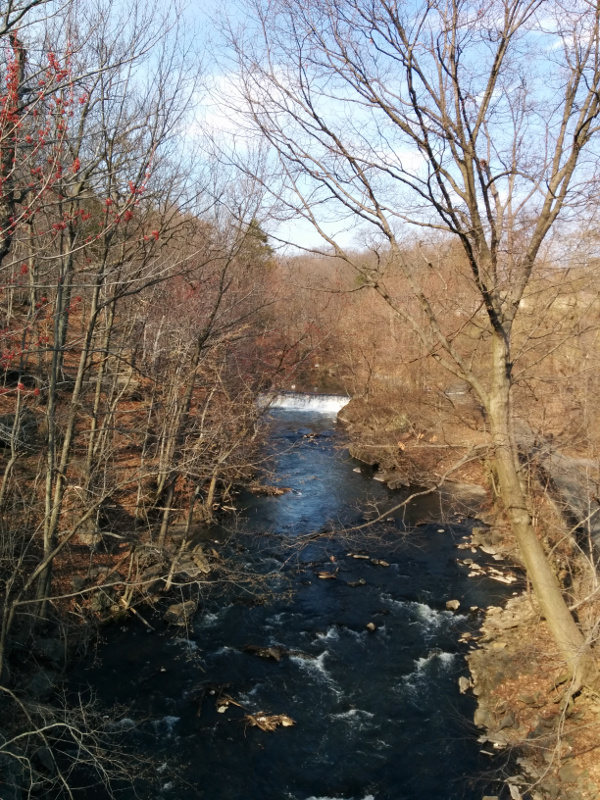
#> input picture perceptron/tree.jpg, 600 x 800 px
$ jupyter execute Clustering.ipynb   (older library calls are emulated)
#> lines starting #> are read from the running program, lines starting #| are printed output that depends on the picture
# Clustering
Clustering, or cluster analysis, is the task of grouping observations
so that members of the same group, or cluster, are more similar to
each other by some metric than they are to members of other clusters.

##### Use Cases
* Social Networks - to identify communities and suggest missing connections
  between people
* Biology - to find groups of genes with similar expression patters
* Recommendation Systems - to identify products or media that might
  appeal to a user
* Marketing - to find segments of similar consumers

## K-Means
K-means is a popular algorithm for analysing clusters due to its
speed and scalability. It works by **Moving the centers of clusers**
to the mean position and then **re-assigning instances** to clusters
with the **closest centroids**.

_*K*_ is a hyperparameter that specifies the number of clusters
that should be created. K-means automatically assigns observations
to the clusters but cannot determine the appropriate number of
clusters. It must be a positive integer and is less than the number
of instance in the training set.

In *K-means*, parameters are the positions of clusters' centroids
and the observations that are assigned to each cluster. Optimal
values are found by minimizing a cost function.

_*Cost Function for K-Means*_:
$J = \sum_{k=1}^K \sum_{i\ element of\ C_k} ||x_i - \mu_k||^2$

###### Cost Function
* Sums the distoritions of the clusters
* Cluster distorition, sum of squared distances between
  its centroid and corresponding instances
* Distorion is large for small compact clusters and vice versa
* Parameters that minimize the cost function are learned through:
  * Assigning observations to clusters
  * Moving the clusters
* Minimizing the cost function:
  1. Clusters' centroids are initialized by randomly selecting instances
  2. Assigns obersvations to closest cluster
  3. Moving centroids to their assigned observation' mean location

##### Selecting k Using Elbow Method
* Predits the optimal number of clusters
* Elbow method plots value of cost function:
  * Produced by different values of k
* When k increases:
  * Average distortion decreases
  * Each cluster will have fewer consituent instances
  * Instances will be closer to their respective centroids
  * Improvements to the average dispersion declines
* Elbow -
  * The value of k at which the improvement to the dispersion
    declines the most

[cell 1]
# Selecting k with the elbow method
# First: Make some data
import numpy as np
import matplotlib.pyplot as plt

c1x = np.random.uniform(0.5, 1.5, (1, 10))
c1y = np.random.uniform(0.5, 1.5, (1, 10))
c2x = np.random.uniform(3.5, 4.5, (1, 10))
c2y = np.random.uniform(3.5, 4.5, (1, 10))
x = np.hstack((c1x, c2x))
y = np.hstack((c1y, c2y))
plt.scatter(x, y)
plt.xticks(np.arange(0, 6, 1))
plt.yticks(np.arange(0, 6, 1))
plt.title('Instances')
plt.show()
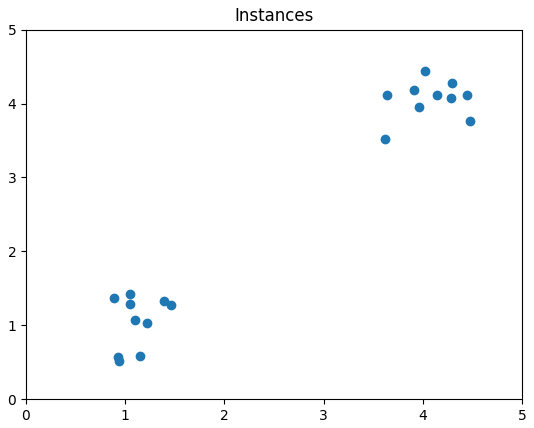
#> figure drawn by matplotlib, 1 panel

[cell 2]
# Calculate and plot the mean dispersion of the clusters for
# each value of k from 1 to 10
from sklearn.cluster import KMeans
from scipy.spatial.distance import cdist

# Same data as visualised above
c1x = np.random.uniform(0.5, 1.5, (1, 10))
c1y = np.random.uniform(0.5, 1.5, (1, 10))
c2x = np.random.uniform(3.5, 4.5, (1, 10))
c2y = np.random.uniform(3.5, 4.5, (1, 10))
x = np.hstack((c1x, c2x))
y = np.hstack((c1y, c2y))
X = np.vstack((x, y)).T

# Calculate mean dispersion and plot the graph
K = range(1, 10)
meanDispersions = []
for k in K:
    kmeans = KMeans(n_clusters=k)
    kmeans.fit(X)
    meanDispersions.append(sum(np.min(cdist(X,kmeans.cluster_centers_,'euclidean'),axis=1))/X.shape[0])
plt.plot(K, meanDispersions, 'bx-')
plt.xlabel('k')
plt.ylabel('Average Dispersion')
plt.title('Selecting k with the Elbow Method')
plt.show()
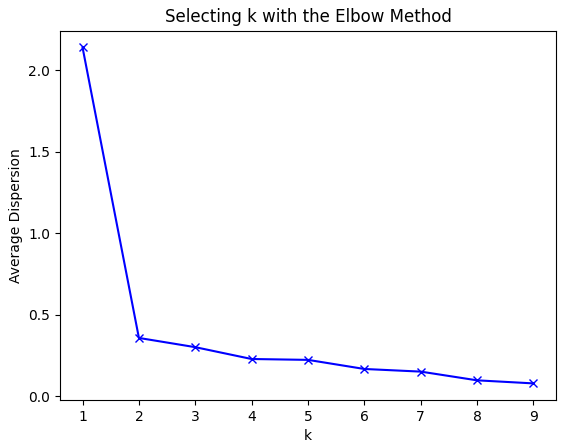
#> figure drawn by matplotlib, 1 panel

[cell 3]
# Now creating data with 3 clusters
import numpy as np
import matplotlib.pyplot as plt

c1x = np.random.uniform(0.5, 1.5, (1, 10))
c1y = np.random.uniform(0.5, 1.5, (1, 10))
c2x = np.random.uniform(3.5, 4.5, (1, 10))
c2y = np.random.uniform(3.5, 4.5, (1, 10))
c3x = np.random.uniform(2.0, 3.0, (1, 10))
c3y = np.random.uniform(2.0, 3.0, (1, 10))
x = np.hstack((c1x, c2x, c3x))
y = np.hstack((c1y, c2y, c3y))
plt.scatter(x, y)
plt.xticks(np.arange(0, 6, 1))
plt.yticks(np.arange(0, 6, 1))
plt.title('Instances')
plt.show()

[cell 4]
# Calculating the Elbow plot with 3 clusters
import numpy as np
from sklearn.cluster import KMeans
from scipy.spatial.distance import cdist
import matplotlib.pyplot as plt

# Same data as above
c1x = np.random.uniform(0.5, 1.5, (1, 10))
c1y = np.random.uniform(0.5, 1.5, (1, 10))
c2x = np.random.uniform(3.5, 4.5, (1, 10))
c2y = np.random.uniform(3.5, 4.5, (1, 10))
c3x = np.random.uniform(2.0, 3.0, (1, 10))
c3y = np.random.uniform(2.0, 3.0, (1, 10))
x = np.hstack((c1x, c2x, c3x))
y = np.hstack((c1y, c2y, c3y))
X = np.vstack((x, y)).T

# Calulate mean dispersion and plot
# Notice difference in the elbow graph
# k = 3 is now effective
K = range(1, 10)
meanDispersions = []
for k in K:
    kmeans = KMeans(n_clusters=k)
    kmeans.fit(X)
    meanDispersions.append(sum(np.min(cdist(X,kmeans.cluster_centers_,'euclidean'),axis=1))/X.shape[0])
plt.plot(K, meanDispersions, 'bx-')
plt.xlabel('k')
plt.ylabel('Average Dispersion')
plt.title('Selecting k with the Elbow Method')
plt.show()
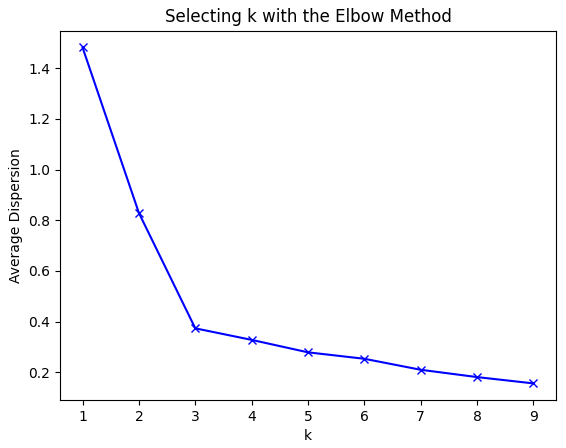
#> figure drawn by matplotlib, 1 panel

# Evaluating Clusters
### K-means Performance Measure - Silhoutte Coefficient
* K-means is an unsupervised learning algorithm
  * No labels or ground truth
* Intrinsic measures can be used
* Silhoutte Coefficient - measure of compactness and sparation of clusters
  * Increases with quality of cluster
  * Large for small compact clusters and vice versa
  * Calculated as the mean of the individual samples' scores
  * $s = \frac{ba}{max(a,b)}$

[cell 5]
# Runs k-means 4 times to create 2,3,4, and 8 clusters from
# toy dataset and calculates a silhoutte coefficient for
# each run.
import numpy as np
from sklearn.cluster import KMeans
from sklearn import metrics
import matplotlib.pyplot as plt

fig = plt.figure(figsize=(7,7))
plt.subplot(3, 2, 1)
x1 = np.array([1, 2, 3, 1, 5, 6, 5, 5, 6, 7, 8, 9, 7, 9])
x2 = np.array([1, 3, 2, 2, 8, 6, 7, 6, 7, 1, 2, 1, 1, 3])
X = np.array(list(zip(x1, x2))).reshape(len(x1), 2)

plt.xlim([0, 10])
plt.ylim([0, 10])
plt.title('Instances')
plt.scatter(x1, x2)
colors = ['b', 'g', 'r', 'c', 'm', 'y', 'k', 'b']
markers = ['o', 's', 'D', 'v', '^', 'p', '*', '+']
tests = [2, 3, 4, 5, 8]
subplot_counter = 1
for t in tests:
    subplot_counter += 1
    plt.subplot(3, 2, subplot_counter)
    kmeans_model = KMeans(n_clusters=t).fit(X)
    for i, l in enumerate(kmeans_model.labels_):
        plt.plot(x1[i], x2[i], color=colors[l], marker=markers[l], ls='None')
    plt.xlim([0, 10])
    plt.ylim([0, 10])
    plt.xticks(np.arange(0, 12, 2))
    plt.yticks(np.arange(0, 12, 2))
    plt.title('K = %s, Silhouette Coefficient = %.03f' % (
        t, metrics.silhouette_score(X, kmeans_model.labels_, metric='euclidean')))
    plt.tight_layout()
plt.show()
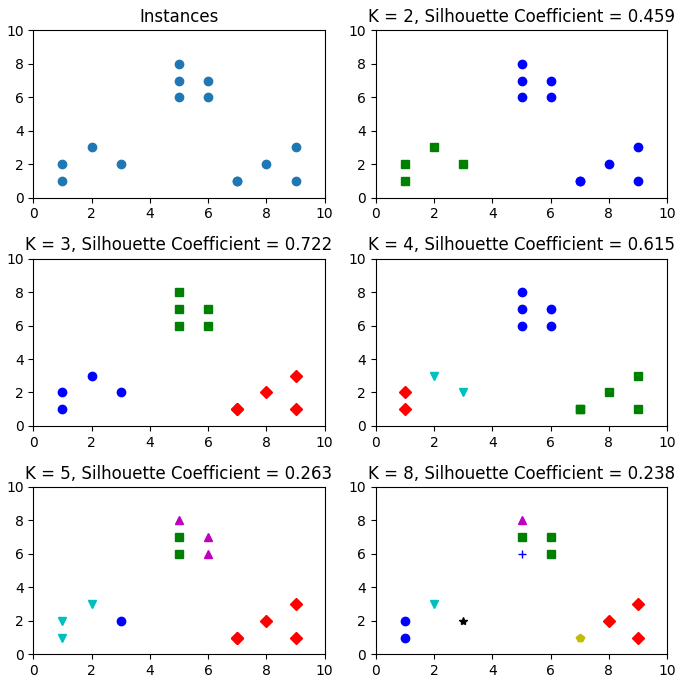
#> figure drawn by matplotlib, 6 panels

# Image Quantisation
* Lossy compression method
* Replaces a range of similar colours with a single colour
* Reduces the size of the image

[cell 6]
import numpy as np
import matplotlib.pyplot as plt
from sklearn.cluster import KMeans
from sklearn.utils import shuffle
from PIL import Image

# First we read and flatten the image.
original_img = np.array(Image.open('tree.jpg'), dtype=np.float64) / 255
original_dimensions = tuple(original_img.shape)
#> original_dimensions = (800, 600, 3)
width, height, depth = tuple(original_img.shape)
#> width = 800; height = 600; depth = 3
image_flattened = np.reshape(original_img, (width * height, depth))

[cell 7]
# Use K-Means to create 64 cluster from a sample of 1000
# randomly selected colours. Each cluster will be a colour
# in the created palette
image_array_sample = shuffle(image_flattened, random_state=0)[:1000]
#> image_array_sample = 1000 rows, first 8: [0.502, 0.412, 0.286], [0.725, 0.769, 0.839], [0.0431, 0.0941, 0.118], [0.741, 0.725, 0.682], [0.412, 0.294, 0.145], [0.302, 0.243, 0.153], [0.702, 0.557, 0.443], [0.345, 0.271, 0.216]
estimator = KMeans(n_clusters=64, random_state=0)
estimator.fit(image_array_sample)

[cell 8]
# Predict the cluster assignment for each of the pixels
# in the original image
cluster_assignments = estimator.predict(image_flattened)

[cell 9]
# Create the compressed image from the compressed palette
# and cluster assignments

# First get cluster centers then create the compressed image
compressed_palette = estimator.cluster_centers_
compressed_img = np.zeros((width, height, compressed_palette.shape[1]))
label_idx = 0
for i in range(width):
    for j in range(height):
        compressed_img[i][j] = compressed_palette[cluster_assignments[label_idx]]
        label_idx += 1
#> after the loop, label_idx = 480000

plt.subplot(121)
plt.title('Original Image', fontsize=24)
plt.imshow(original_img)
plt.axis('off')
plt.subplot(122)
plt.title('Compressed Image', fontsize=24)
plt.imshow(compressed_img)
plt.axis('off')
plt.tight_layout()
plt.show()
